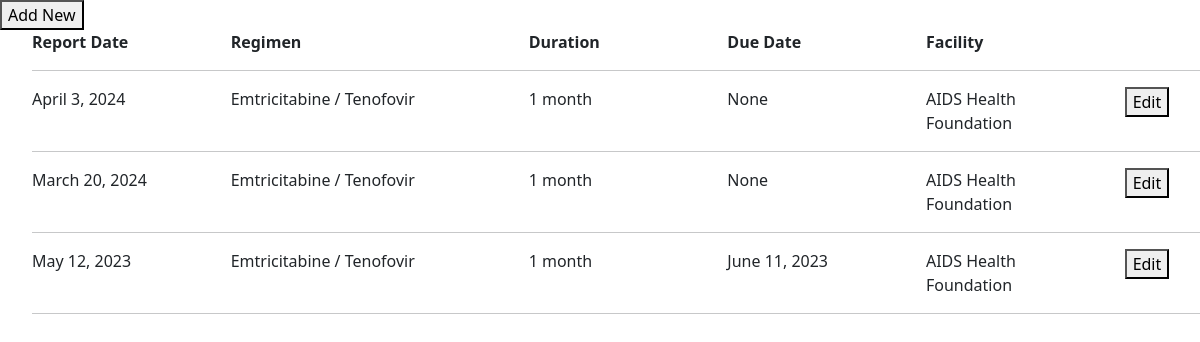
Page /client/arvmedication_list/14/ (signed in) on the committed database.
### prep_app/models.py (models this page shows, shortened)
class ARVMedication(TSIS2BaseModel):
    client = models.ForeignKey("Client", blank=False, null=False, on_delete=models.PROTECT)
    report_date = models.DateField(blank=False, null=False)
    regimen = models.ForeignKey("Regimen", blank=False, null=False, on_delete=models.PROTECT)
    duration = models.ForeignKey("MonthDurationCode", blank=False, null=False, on_delete=models.PROTECT)
    due_date = models.DateField(blank=True, null=True)
    notes = models.TextField(blank=True, null=True)
    facility = models.ForeignKey("Facility", on_delete=models.CASCADE,default=8)

class Regimen(TSIS2BaseModel):
    line = models.ForeignKey("RegimenLineCode", blank=False, null=False, related_name="regimen_line", on_delete=models.PROTECT)
    name = models.CharField(max_length=255, blank=False, null=False)
    def __str__(self):
        return "%s" % (self.name,)

class MonthDurationCode(models.Model):
    arv_duration = models.CharField(max_length=20, blank=False, null=False)
    def __str__(self):
        return "%s" % (self.arv_duration)

class Facility(TSIS2BaseModel):
    name = models.CharField(max_length=255, blank=False, null=False)
    code = models.CharField(max_length=255, blank=False, null=False, unique=True)
    lab_ref_code = models.CharField(max_length=255, blank=True, null=True, verbose_name='LAB reference code')
    address1 = models.CharField(max_length=255, blank=True, null=True)
    parish = models.ForeignKey("Parish", blank=False, null=False,
                               related_name='facility_parish', on_delete=models.PROTECT)
    organization = models.ForeignKey("Organization", blank=False, null=False, related_name="facility_organization", on_delete=models.PROTECT)

### prep_app/views.py (the view)
# urls.py: path('arvmedication_list/<int:client_id>/', arvmedication_list, name='arvmedication_list'),
def arvmedication_list(request, client_id):
    if request.session.get('User') is None:
        return redirect('login_user')
    client = get_object_or_404(Client, pk=client_id)
    arvmedications = ARVMedication.objects.filter(client_id=client_id).order_by('-report_date')
    return render(request, 'arvmedication_list.html', {'arvmedications': arvmedications, 'client_id': client_id})

### prep_app/base_model.py (called while the page is built)
    def get_queryset(self):
        if self.include_deleted:
            return TSIS2BaseQuerySet(self.model)
        return TSIS2BaseQuerySet(self.model).filter(deleted_at=None)

### accounts/templates/arvmedication_list.html (shortened to what this page needs)
{% load widget_tweaks %}
{% load bootstrap5 %}
{% bootstrap_css %}
{% load crispy_forms_tags %}
{% block content %}
<div class="col-md-4">  <button onclick="popup2({{ client.id }})">Add New</button>  </div>
<ul>
  <b><div class="row">
    <div class="col-md-2"> Report Date </div>
    <div class="col-md-3">   Regimen</div>
    <div class="col-md-2">   Duration</div>
    <div class="col-md-2">  Due Date </div>
    <div class="col-md-2"> Facility </div>
    <div class="col-md-1">  </div>
  </div> </b>
<hr>
{% for arvmedication in arvmedications %}
<div class="row">
    <div class="col-md-2">  {{ arvmedication.report_date }}</div>
    <div class="col-md-3">  {{ arvmedication.regimen }}</div>
    <div class="col-md-2">  {{ arvmedication.duration }}</div>
    <div class="col-md-2">  {{ arvmedication.due_date }}</div>
    <div class="col-md-2">  {{ arvmedication.facility.name }}</div>
    <div class="col-md-1"> <button onclick="popup({{ arvmedication.id }})">Edit</button>  </div>
  </div>
  <hr>
{% endfor %}
</ul>
{% endblock %}

### accounts/templates/arvmedication_list.html (style rules this page uses)
.row { margin-bottom: 5px; }

### rows in the picture
ARVMedication: report_date "April 3, 2024", regimen "Emtricitabine / Tenofovir", duration "1 month", due_date "None", facility.name "AIDS Health Foundation"
ARVMedication: report_date "March 20, 2024", regimen "Emtricitabine / Tenofovir", duration "1 month", due_date "None", facility.name "AIDS Health Foundation"
ARVMedication: report_date "May 12, 2023", regimen "Emtricitabine / Tenofovir", duration "1 month", due_date "June 11, 2023", facility.name "AIDS Health Foundation"
